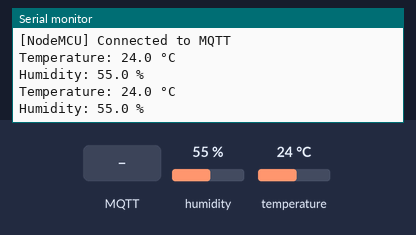
Bench run of a sketch on a simulated ESP8266 (NodeMCU). Shown: the last lines printed to the serial monitor. The inputs (shaded band) are chosen by the test bench; at power-on: humidity 55 %, temperature 24 °C. WiFi joins after 1.5 s; servers stay silent unless stated; no MQTT or app messages arrive unless stated.

Above: at 2.7 s.
2.8 s: MQTT message "1" arrives on the first subscribed topic
At 4.2 s:
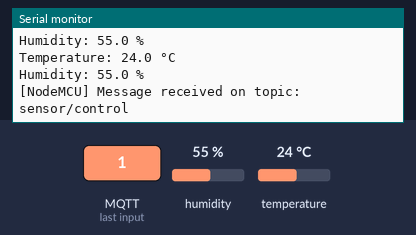
5.1 s: humidity set to 22 %
At 6.4 s:
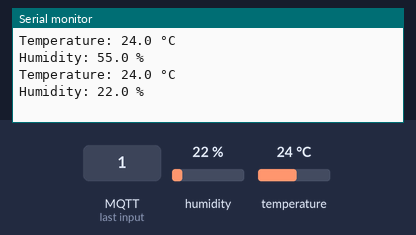
6.6 s: temperature set to 12 °C
At 7.5 s:
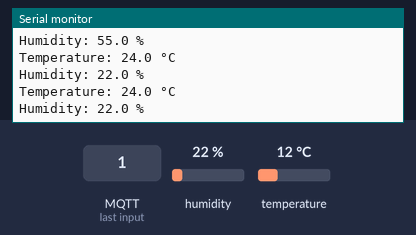
8.1 s: humidity set to 40 %
At 9.5 s:
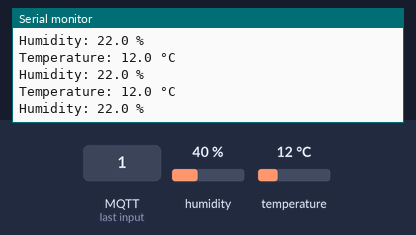
Timing chart, 0 to 10.6 s (numbered marks = the images above; inputs shaded):
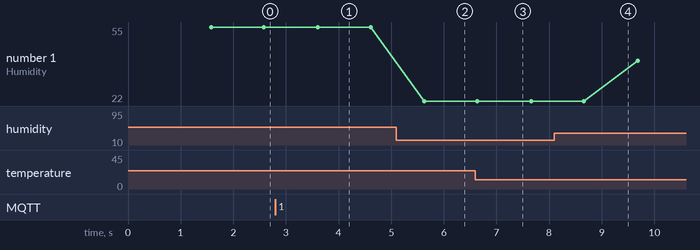

The sketch:

Raspi-ESP8266-MQTT-CommunicationUPDATED.ino
```cpp
#include <ESP8266WiFi.h>
#include <PubSubClient.h>
#include <Adafruit_Sensor.h>
#include <DHT.h>
#include <DHT_U.h>

// DHT11 settings
#define DHTPIN D4       // GPIO2
#define DHTTYPE DHT11   // DHT11 sensor

DHT dht(DHTPIN, DHTTYPE);

// WiFi & MQTT credentials
const char* ssid = "iQOO Neo7";
const char* password = "kartik02";
const char* mqttServer = "192.168.247.135";  // Raspberry Pi IP
const int mqttPort = 1883;
const char* clientID = "NodeMCU"; // Unique ID

WiFiClient espClient;
PubSubClient client(espClient);

void setup() {
  Serial.begin(115200);
  dht.begin();

  WiFi.begin(ssid, password);
  while (WiFi.status() != WL_CONNECTED) {
    delay(500);
    Serial.println("[NodeMCU] Connecting to WiFi...");
  }
  Serial.println("[NodeMCU] Connected to WiFi");

  client.setServer(mqttServer, mqttPort);
  client.setCallback([](char* topic, byte* payload, unsigned int length) {
    Serial.print("[NodeMCU] Message received on topic: ");
    Serial.println(topic);
  });

  while (!client.connected()) {
    Serial.println("[NodeMCU] Connecting to MQTT...");
    if (client.connect(clientID)) {
      Serial.println("[NodeMCU] Connected to MQTT");
      client.subscribe("sensor/control");
    } else {
      Serial.print("[NodeMCU] MQTT Failed, State: ");
      Serial.println(client.state());
      delay(2000);
    }
  }
}

void loop() {
  if (!client.connected()) {
    while (!client.connect(clientID)) {
      Serial.println("[NodeMCU] Reconnecting to MQTT...");
      delay(2000);
    }
  }

  // Read DHT11 values
  float temperature = dht.readTemperature();  // °C
  float humidity = dht.readHumidity();        // %

  if (isnan(temperature) || isnan(humidity)) {
    Serial.println("[ERROR] Failed to read from DHT11 sensor!");
    return;
  }

  // Round to 1 decimal place for consistent formatting
  temperature = roundf(temperature * 10) / 10.0;
  humidity = roundf(humidity * 10) / 10.0;

  Serial.print("Temperature: ");
  Serial.print(temperature, 1);
  Serial.println(" °C");

  Serial.print("Humidity: ");
  Serial.print(humidity, 1);
  Serial.println(" %");

  String data = "{\"temperature\": " + String(temperature, 1) +
                ", \"humidity\": " + String(humidity, 1) + "}";

  client.publish("sensor/data", data.c_str());
  client.loop();

  delay(1000);  // 1-second delay
}
```

Measured:
- after the input at 2.8 s, the serial monitor: prints a new line after 0.81 s (image 1)
- after the input at 5.1 s, the serial monitor: prints a new line after 0.53 s (image 2)
- plotted number 1: 55 → 22 after the input at 5.1 s, 22 → 40 after the input at 8.1 s
